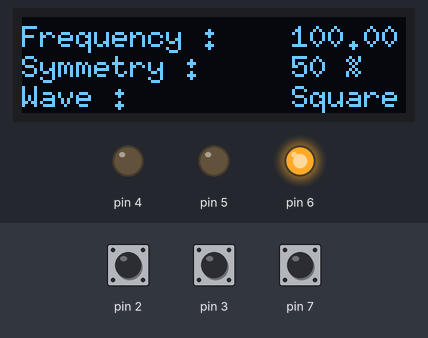
Simulated run of this sketch. Board: Arduino Uno, built with avr-gcc and run on an emulated ATmega328P. Shown: 128×32 one-colour display, output pins drawn as LEDs (lit = HIGH). Inputs (shaded band) come from the test bench; at power-on: pin 2 HIGH, pin 3 HIGH, pin 7 HIGH.

Above: at 1.2 s.
1.3 s: pin 2 pulled LOW for 1 s
At 3.5 s:
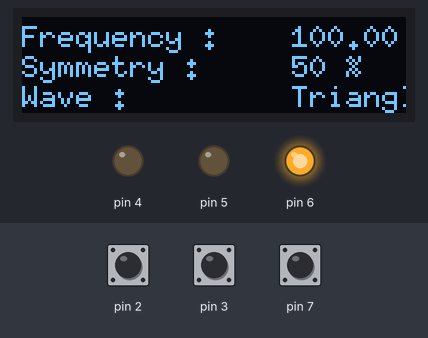
3.8 s: pin 3 pulled LOW for 3.2 s
At 6.6 s:
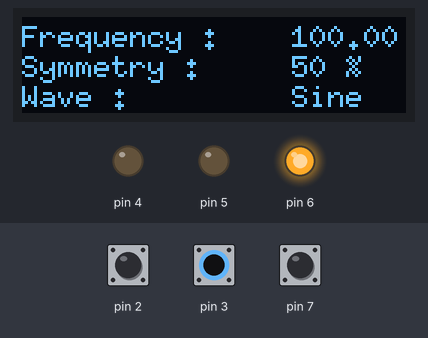
8.5 s: pin 7 pulled LOW for 1 s
At 10.0 s:
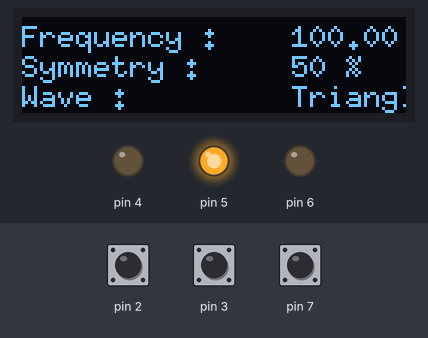
11.0 s: pin 2 pulled LOW for 0.15 s
At 11.8 s:
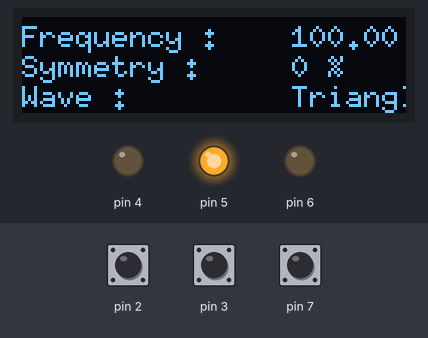
12.7 s: pin 3 pulled LOW for 0.15 s
At 13.8 s:
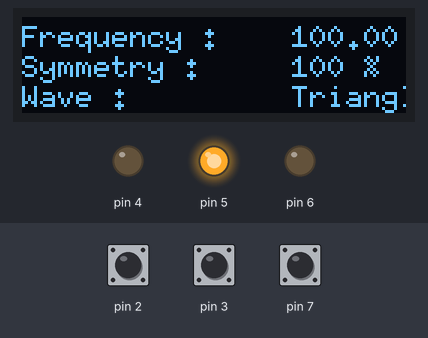
Timing chart, 0 to 15.4 s (numbered marks = the images above; inputs shaded):
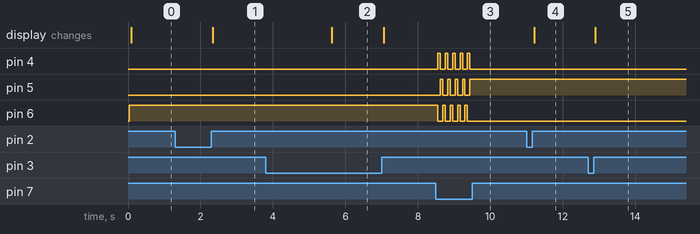

The sketch:

u8g2code.ino
```cpp
#include <Wire.h>
#include <U8g2lib.h>
#include <Adafruit_MCP4725.h>
#include <math.h>

#define STEP 120

U8G2_SSD1306_128X32_UNIVISION_F_HW_I2C u8g2(U8G2_R0, /* reset=*/ U8X8_PIN_NONE);

Adafruit_MCP4725 dac;

float F, T, Tus, rise, fall, v4095, factor = 0.0, deno;

double sineFX;

int t = 0, base4096, SYM, WAVE, mode = 2;

char waveType[3][10] = {"Square", "Triangle", "Sine"};

unsigned long lastInterruptTime = 0, interruptTime;

bool clockwise, UP = true;

void displayNEW()
{
    u8g2.firstPage();
    do
    {
        u8g2.setFont(u8g2_font_6x10_tr);
        u8g2.setCursor(0, 10);
        u8g2.print(F("Frequency : "));
        u8g2.setCursor(90, 10);
        u8g2.print(F);
        u8g2.print(F(" Hz"));

        u8g2.setCursor(0, 20);
        u8g2.print(F("Symmetry : "));
        u8g2.setCursor(90, 20);
        u8g2.print(SYM);
        u8g2.print(F(" %"));

        u8g2.setCursor(0, 30);
        u8g2.print(F("Wave : "));
        u8g2.setCursor(90, 30);
        u8g2.print(waveType[WAVE]);
    } while (u8g2.nextPage());
}

void setParameters(float frequency, int symmetry, int wave)
{
    F = frequency;
    SYM = symmetry;
    WAVE = wave;

    if (WAVE == 2)
        SYM = 50;

    T = 1 / F;
    Tus = T * 1000000.0;
    rise = (SYM / 100.0) * (Tus / 2.0);
    fall = (Tus / 2.0) - rise;
}

void rotation()
{
    interruptTime = millis();

    if (interruptTime - lastInterruptTime < 1)
        return;

    int READ2 = (PIND >> 2) & (B00000100 >> 2);

    READ2 == 0 ? clockwise = false : clockwise = true;

    if (clockwise)
    {
        if (mode == 0)
        {
            F++;

            if (F > 1000)
                F = 1000.0;
        }

        if (mode == 1)
        {
            SYM++;

            if (SYM > 100)
                SYM = 100;
        }

        if (mode == 2)
        {
            WAVE++;

            if (WAVE == 3)
                WAVE = 0;
        }
    }

    else
    {
        if (mode == 0)
        {
            F--;

            if (F < 0)
                F = 1.0;
        }

        if (mode == 1)
        {
            SYM--;

            if (SYM < 0)
                SYM = 0;
        }

        if (mode == 2)
        {
            WAVE--;

            if (WAVE == -1)
                WAVE = 2;
        }
    }

    setParameters(F, SYM, WAVE);

    lastInterruptTime = interruptTime;

    //    displayNEW();
}

void displayMode()
{
    if (mode == 0)
    {
        PORTD |= B00010000;
        PORTD &= B10011111;
    }

    if (mode == 1)
    {
        PORTD |= B00100000;
        PORTD &= B10101111;
    }

    if (mode == 2)
    {
        PORTD |= B01000000;
        PORTD &= B11001111;
    }
}

void setup()
{
    pinMode(2, INPUT_PULLUP);
    pinMode(3, INPUT_PULLUP);
    pinMode(7, INPUT_PULLUP);

    pinMode(4, OUTPUT);
    pinMode(5, OUTPUT);
    pinMode(6, OUTPUT);

    attachInterrupt(digitalPinToInterrupt(2), rotation, LOW);
    attachInterrupt(digitalPinToInterrupt(3), rotation, LOW);

    dac.begin(0x60);
    u8g2.begin();
    setParameters(100.0, 50, 0);
    displayMode();
    //    displayNEW();
}

void loop()
{
    t += STEP;
    factor = t / deno;

    if (factor >= 1)
    {
        t = 0;
        factor = 0;
        UP = !UP;

        UP ? deno = rise : deno = fall;
    }

    // MODE CHANGE
    if (((PIND >> 7) & (B10000000 >> 7)) == 0)
    {
        mode++;

        if (mode == 3)
            mode = 0;

        displayMode();
    }

    // SQUARE
    if (WAVE == 0)
    {
        v4095 = 4095.0;

        if (!UP)
            v4095 = 0.0;
    }

    // TRIANGLE
    if (WAVE == 1)
    {
        v4095 = 4095.0 * factor;

        if (!UP)
            v4095 = 4095.0 - v4095;
    }

    // SINE
    if (WAVE == 2)
    {
        sineFX = (sin(2 * PI * factor) + 1) / 2.0;
        v4095 = 4095.0 * sineFX;
    }

    base4096 = round(v4095);

    dac.setVoltage(base4096, false);
    displayNEW();
}
```

Measured:
- after the input at 1.3 s, the display: changes after 1.0 s (image 1)
- after the input at 3.8 s, the display: changes after 1.8 s (image 2)
- after the input at 8.5 s, pin 4: alternates HIGH for 0.07 s and LOW for 0.14 s, 10 changes in all, then stays LOW, starting after 0.05 s; pin 5: alternates HIGH for 0.07 s and LOW for 0.14 s, 9 changes in all, then stays HIGH, starting after 0.12 s
- after the input at 11.0 s, the display: changes after 0.22 s (image 4)
- after the input at 12.7 s, the display: changes after 0.20 s (image 5)
